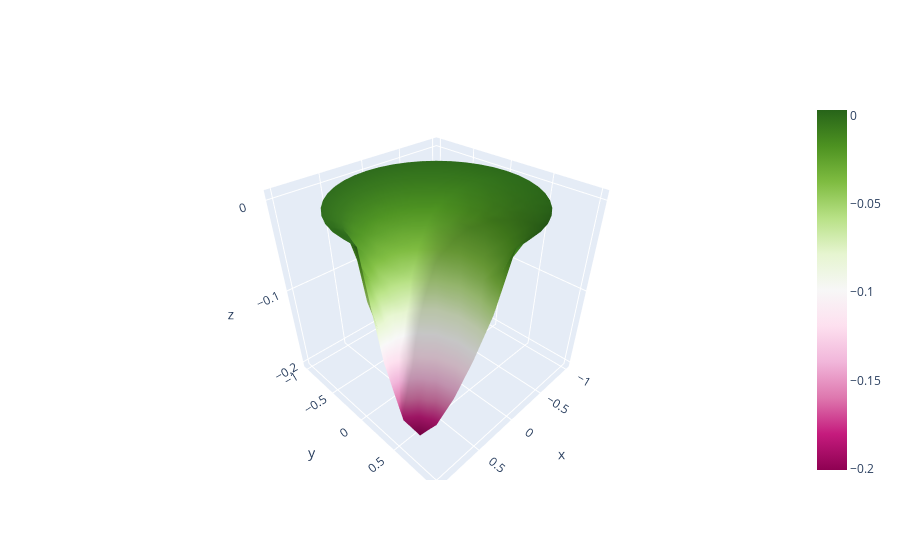

Notebook source saved alongside this figure:
### Code cell
plot_data = [
    plotly.graph_objects.Mesh3d(
                                x=global_x, 
                                y=global_y,
                                z=global_z,
                                intensity=global_z
                                )        
    ]
fig = plotly.graph_objects.Figure(data=plot_data)
fig.update_layout()

### Figure 1 — Plotly figure (JSON) as saved in the notebook; plotly's stock layout.template omitted (floating-point values rounded to 4 significant figures; data arrays with more than 128 entries replaced by an {"elided": "..."} marker saying what was removed)
{"data": [{"intensity": {"elided": "1200 float values"}, "type": "mesh3d", "x": {"elided": "1200 float values"}, "y": {"elided": "1200 float values"}, "z": {"elided": "1200 float values"}}], "layout": {}}
